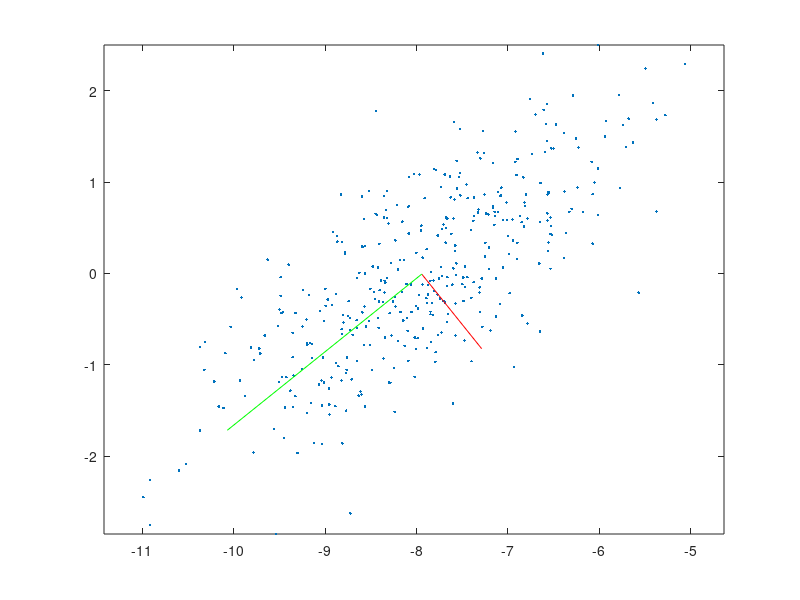
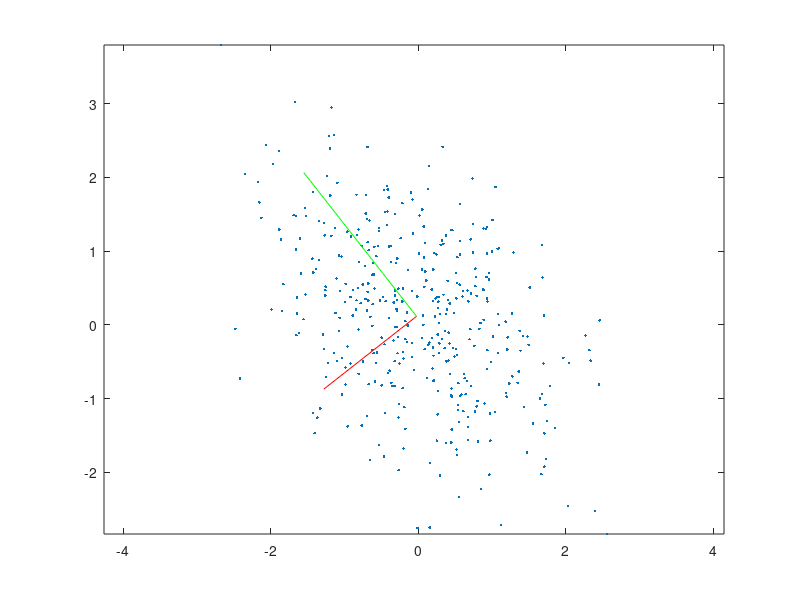
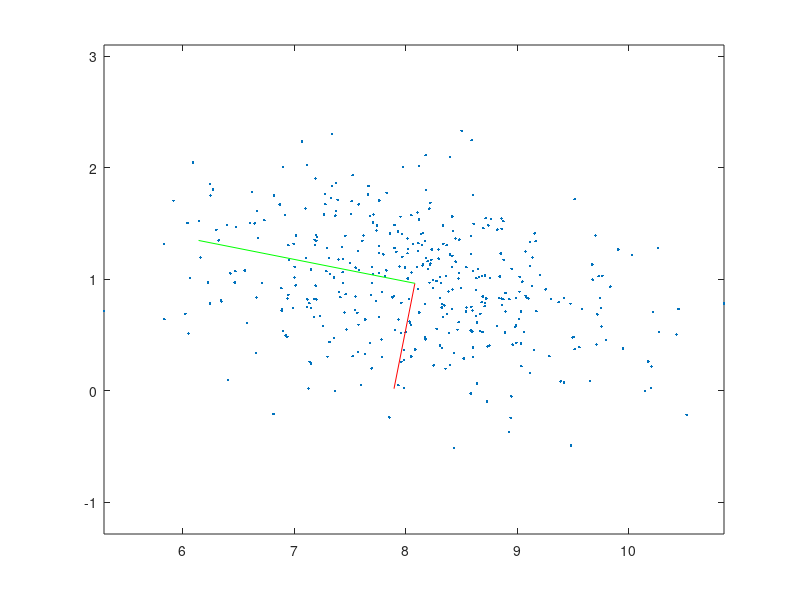

Here is the MATLAB script that generated these plots, in order:
clc
clear


load EllipsePoints

%% fig 1
figure(1),plot(Y1(1,:),Y1(2,:),'.'),axis equal, hold on
% center the data
t1=mean(Y1,2);
Yn1=Y1-t1*ones(1,size(Y1,2));
% compute the empirical covariance matrix
C1=(Yn1*Yn1')/size(Y1,2);
% get eigenvectors and values
[X1,D1]=eig(C1);
% plot
hold on
plot([t1(1) 2*sqrt(D1(1,1))*X1(1,1)+t1(1)],[t1(2) 2*sqrt(D1(1,1))*X1(2,1)+t1(2)],'r')
plot([t1(1) 2*sqrt(D1(2,2))*X1(1,2)+t1(1)],[t1(2) 2*sqrt(D1(2,2))*X1(2,2)+t1(2)],'g')
hold off

%% fig2
figure(2),plot(Y2(1,:),Y2(2,:),'.'),axis equal
% center the data
t2=mean(Y2,2);
Yn2=Y2-t2*ones(1,size(Y2,2));
% compute the empirical covariance matrix
C2=(Yn2*Yn2')/size(Y2,2);
% get eigenvectors and values
[X2,D2]=eig(C2);
% plot
hold on
plot([t2(1) 2*sqrt(D2(1,1))*X2(1,1)+t2(1)],[t2(2) 2*sqrt(D2(1,1))*X2(2,1)+t2(2)],'r')
plot([t2(1) 2*sqrt(D2(2,2))*X2(1,2)+t2(1)],[t2(2) 2*sqrt(D2(2,2))*X2(2,2)+t2(2)],'g')
hold off

%% fig3
figure(3),plot(Y3(1,:),Y3(2,:),'.'),axis equal, hold off
% center the data
t3=mean(Y3,2);
Yn3=Y3-t3*ones(1,size(Y3,2));
% compute the empirical covariance matrix
C3=(Yn3*Yn3')/size(Y3,2);
% get eigenvectors and values
[X3,D3]=eig(C3);
% plot
hold on
plot([t3(1) 2*sqrt(D3(1,1))*X3(1,1)+t3(1)],[t3(2) 2*sqrt(D3(1,1))*X3(2,1)+t3(2)],'r')
plot([t3(1) 2*sqrt(D3(2,2))*X3(1,2)+t3(1)],[t3(2) 2*sqrt(D3(2,2))*X3(2,2)+t3(2)],'g')
hold off
